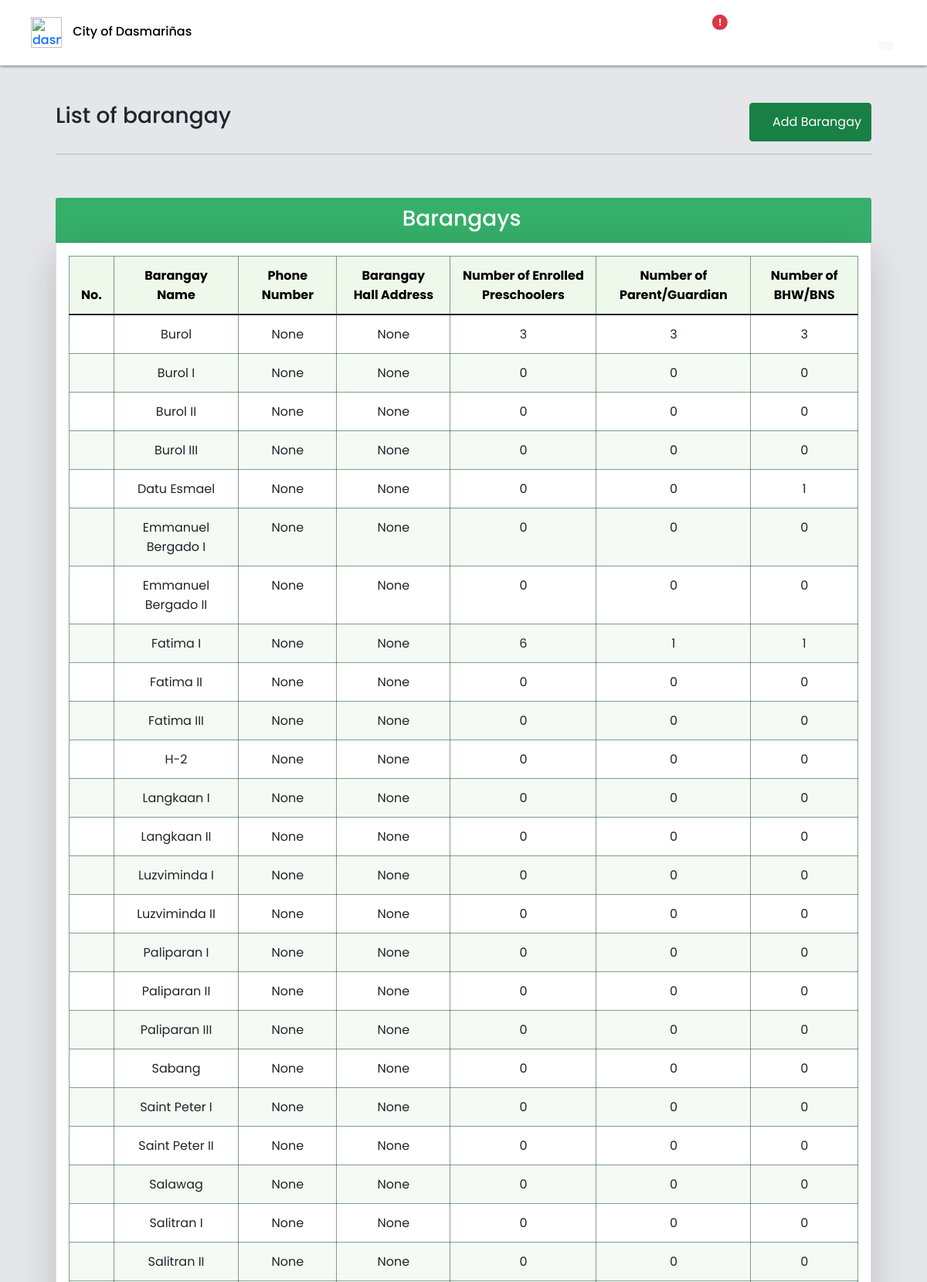
/abarangay (signed in, upper part), run on the app's committed database.
### profilingApp/models.py (models this page shows, shortened)
class Barangay(Model):
    brgy_name = models.CharField(max_length=500)
    brgy_phone = models.CharField(max_length=100, null=True, blank=True)
    brgy_address = models.CharField(max_length=500, null=True, blank=True)
    def enrolled_preschooler_count(self):
        parent = Parent.objects.filter(barangay=self.id)
        preschoolers_count = Preschooler.lt_60_objects.filter(parent__in=(parent)).count()
        return preschoolers_count
    def parent_count(self):
        parent_count = Parent.objects.filter(barangay=self.id).count()
        return parent_count
    def bhw_count(self):
        bhw_count = BarangayHealthWorker.objects.filter(bhw_barangay=self.id).count()
        return bhw_count

### profilingApp/views.py (the view, shortened to what this page needs)
# urls.py: path('abarangay', views.admin_barangay, name='admin_barangay'),
@login_required(login_url='login_registration')
def admin_barangay(request):
    if request.user.is_authenticated and request.user.user_type == 'Admin':
        invalidated_status = BarangayHealthWorker.objects.filter(
            is_validated=False).count()
        barangays = Barangay.objects.all()
        allbarangays = Barangay.objects.all().count()
        allBHW = BarangayHealthWorker.objects.all().count()
        allParent = Parent.objects.all().count()
        allPreschoolers = Preschooler.lt_60_objects.all().count()
        current_date =  datetime.now()
        form = AddBarangay()
        context = {'barangays' : barangays,
                    'allbarangays': allbarangays,
                    'allBHW': allBHW,
                    'allParent': allParent,
                    'allPreschoolers': allPreschoolers,
                    'current_date': current_date,
                   'invalidated_count' : invalidated_status,
                   'form' : form}
        return render(request, 'activities/Admin - barangay.html', context)

### profilingApp/models.py (called while the page is built)
    def get_queryset(self):
        greater_than_60_mon = datetime.today() - relativedelta(months=60)
        return super().get_queryset().filter(birthday__gt=greater_than_60_mon)

### profilingApp/templates/activities/Admin - barangay.html (shortened to what this page needs)
{% load static %}
{% block dashboard %}
<html lang="en">
<head>
    <link rel="stylesheet" href="{% static '/CSS/styles.css' %}">
    <link rel="stylesheet" href="{% static '/CSS/font-awesome/css/all.min.css' %}">
    <link rel="stylesheet" href="{% static '/CSS/css/bootstrap.min.css' %}">
    <link rel="stylesheet" href="{% static '/CSS/DataTables/datatables.min.css' %}">
    <link rel="stylesheet" href="{% static '/CSS/DataTables/Buttons-1.7.1/css/buttons.bootstrap5.css' %}">
</head>
<body>
<header>
    <div class="site-header">
    <nav class="navbar fixed-top index__navbar scrolled border-bottom"
    style=" padding-left:3%; padding-right:3%;">
        <div class="flex-fill p-1 py-1">
            <div id="mobileNav" class="d-flex align-items-center justify-content-between">
                <div>
                    <a href="#" class="name" style="text-decoration: none;">
                        <img id="adminIcon" class="navbar-icon" src="{% static '/Media/avatar.png' %}" alt="dasma-logo">
                        <span id="adminHidetitle" class="brand__name" style="color:rgb(0, 0, 0); margin-left:10px;">City of Dasmariñas</span>
                    </a>
                </div>
                <div class="menu" id="navLinks">
                    <ul id="nav" class="nav text-small">
                        <li>
                            <a href="{% url 'admin_home' %}" class="nav-link" data-toggle="tooltip" data-bs-placement="bottom" data-bs-offset="0,7"
                            title="Admin Home">
                            <i id="navIcon" class="fa fa-fw fa-home" style="font-size: 24px;"></i>
                            </a>
                        </li>
                        <li>
                            <a href="{% url 'admin_home2' %}" class="nav-link" data-toggle="tooltip" data-bs-placement="bottom" data-bs-offset="0,7"
                            title="Preschooler Status">
                            <i id="navIcon" class="fa fa-3x fa-fw fa-id-card " style="font-size: 24px;"></i>
                            </a>
                        </li>
                        <li>
                            <a href="{% url 'admin_barangay' %}" class="nav-link" style="color:rgb(27, 177, 92) !important;" data-toggle="tooltip" data-bs-placement="bottom" data-bs-offset="0,7"
                            title="List of Barangay">
                            <i id="navIcon" class="fa fa-3x fa-fw fas fa-landmark " style="font-size: 24px;"></i>
                            </a>
                        </li>
                        <li>
                            {% if invalidated_count > 0 %}
                            <a href="{% url 'bhw_validation' %}" class="nav-link"  data-toggle="tooltip" data-bs-placement="bottom" data-bs-offset="0,7"
                                title="BHW Validation" >
                                <i id="navIcon" class="fa fa-fw fa-user-md" style="font-size: 24px;"></i>
                                <span class="position-absolute top-25 start-75 translate-middle badge rounded-pill bg-danger">
                                    !
                                </span></a>
                            {% endif %}
                        </li>
                        <li>
                            <a href="{% url 'admin_userAccounts' %}" class="nav-link" data-toggle="tooltip" data-bs-placement="bottom" data-bs-offset="0,7"
                            title="User Accounts">
                            <i id="navIcon" class="fa fa-3x fa-fw fas fa-users " style="font-size: 24px;"></i>
                            </a>
                        </li>
                        <li>
                            <a href="{% url 'admin_historyLogs' %}" class="nav-link" data-toggle="tooltip" data-bs-placement="bottom" data-bs-offset="0,7"
                            title="History Logs">
                            <i id="navIcon" class="fa fa-3x fa-fw fas fa-clipboard-list " style="font-size: 24px;"></i>
                            </a>
                        </li>
                        <li>
                            <a id="navIcon" class="btn nav-link position-relative" id="dropdownUser1" data-bs-toggle="dropdown" data-toggle="tooltip" data-bs-placement="bottom" data-bs-offset="0,7"
                            title="User Settings" aria-expanded="false">
                                <i class="fa fa-fw fa-user-cog bi" style="font-size: 24px;"></i>
                                <span class="position-absolute top-100 start-75 translate-middle badge rounded-pill text-dark" style="border-radius: 50%;">
                                    <i class="fa fa-lg fa-fw fa-caret-down bg-light" style="border-radius: 25%; margin-bottom: 15px;"></i>
                                </span></a>
                        </li>
                    </ul>
                </div>
            </div>
        </div>
    </nav>
    </div>
</header>
<div id="grid" class="container-fluid" style="padding:3%; margin: top 65px;">
    <div class="container-grid">
        <div class="">
            <div class="row d-flex justify-content-between">
                <div class="col align-items-center d-flex justify-content-md-start justify-content-center mb-2">
                    <h3 style="text-align:left;">List of barangay</h3>
                </div>
                <div class="col-sm-6 d-flex align-items-center justify-content-md-end justify-content-center">
                    <button style="margin-bottom: 0px; background-color: #188045;border-color:#188045; height: 50px;" type="button" class="btn hoverableButton btn-primary" data-bs-toggle="modal" data-bs-target="#addBrgy">
                        <span class="fas fa-landmark"></span>  Add Barangay</button>
                </div>
            </div>
        <hr>
        <br>
        </div>
    </div>
     <div class="text-black pt-3">
        <div class="row">
            <div class="col">
                <div class="card-header">
                    <h3>Barangays</h3>
                </div>
                <div class="card shadow-lg p-3 bg-white rounded" >
                    <div class="table-responsive" >
                        <table class="table table-hover table-cell-border" id="table_barangay" >
                            <thead>
                                <tr>
                                    <th scope="col" class="text-center">No.</th>
                                    <th scope="col" class="text-center">Barangay Name</th>
                                    <th scope="col" class="text-center">Phone Number</th>
                                    <th scope="col" class="text-center">Barangay Hall Address</th>
                                    <th scope="col" class="text-center">Number of Enrolled Preschoolers</th>
                                    <th scope="col" class="text-center">Number of Parent/Guardian</th>
                                    <th scope="col" class="text-center">Number of BHW/BNS</th>
                                </tr>
                            </thead>
                            <tbody>
                                {% for barangay in barangays %}
                                <tr>
                                    <td class="text-center"></td>
                                    <td class="text-center">{{ barangay.brgy_name }}</td>
                                    <td class="text-center">{{ barangay.brgy_phone }}</td>
                                    <td class="text-center">{{ barangay.brgy_address }}</td>
                                    <td class="text-center">{{ barangay.enrolled_preschooler_count }}</td>
                                    <td class="text-center">{{ barangay.parent_count }}</td>
                                    <td class="text-center">{{ barangay.bhw_count }}</td>
                                </tr>
                                {% endfor %}
                            </tbody>
                        </table>
                    </div>
                </div>
            </div>
        </div>
    </div>
</div>
{% endblock %}

### profilingApp/static/CSS/styles.css (style rules this page uses)
.fixed-top { position: sticky; top: 0; right: 0; left: 0; z-index: 1030; max-height: 85px; min-height: 85px; background-color: white; border-bottom: 3px; filter: drop-shadow(0px 0.8px 2px rgba(0, 0, 0, 0.75)); }
.navbar-icon { width: 40px; max-width: 40px; }
img { vertical-align: middle; border-style: none; }
* { margin: 0; padding: 0; box-sizing: border-box; font-family: 'Poppins', sans-serif; }
li, a, button { font-family: 'Poppins', sans-serif; font-weight: 500; font-size: 16px; color:#188045; text-decoration: none; }
li { list-style: none; display: list-item; text-align: -webkit-match-parent; }
a { text-decoration: none; }
table { border: 1px ridge !important; border-color:#003d1b7d !important; }
thead { border-color: rgba(23, 128, 69, 0.514)!important; background-color: #eef9eb; text-align: left !important; color:#000000; }
th { border-bottom: 1px solid !important; border-right: 1px solid !important; padding: 12px 15px !important; border-color: #003d1b7d!important; }
td { border-bottom: 1px solid !important; border-right: 1px solid !important; padding: 12px 15px !important; border-color: #003d1b7d!important; }
tbody tr:nth-of-type(even) { background-color: #f5faf4; }
#navLinks li a { color:rgba(0, 19, 0, 0.87); padding: 13 13 13 13; margin-left: 15px; position: relative; }
#grid,#footer,#header { transition: 0.5s ease-in-out; }
#grid { background-color: #e4e6ea; position: relative; padding: 4% 6% 8% 6% !important; width: 100%; margin-top: 85px; min-height: 800px; }
.card-header { font-size: 13px; font-family: 'Poppins', sans-serif;; background-color:#35af6a !important; color:white; padding: 10px 15px 5px 10px !important; text-align: center; }
html { width: 100%; height: 100%; }
body { color: rgba(0, 0, 0, 0.6); font-family: 'Poppins', sans-serif; font-size: 14px; line-height: 1.6em; -webkit-font-smoothing: antialiased; -moz-osx-font-smoothing: grayscale; }
::placeholder { color:rgba(255, 255, 255, 0.253); }
@media (min-width: 570px) { ::placeholder { color:rgba(255, 255, 255, 0.253); } }
.row { display: -webkit-box; display: -ms-flexbox; display: flex; -ms-flex-wrap: wrap; flex-wrap: wrap; margin-right: 15px; margin-left: 15px; }
.col-6, .col-7, .col-12, .col, .col-sm-3, .col-sm-6, .col-md-3, .col-md-4, .col-md-5, .col-md-6, .col-md-8, .col-md-9, .col-md-10, .col-md-12, .col-lg-3, .col-lg-4, .col-lg-5, .col-lg-6, .col-lg-7, .col-lg-8, .col-lg-10, .col-lg-12, .col-xl-2 { position: relative; width: 100%; padding-right: 15px; padding-left: 15px; }
.text-center { text-align: center !important; }
html { font-family: sans-serif; line-height: 1.15; -webkit-text-size-adjust: 100%; -webkit-tap-highlight-color: rgba(0, 0, 0, 0); }

### data on the page
Barangay: brgy_name "Burol", brgy_phone "None", brgy_address "None", enrolled_preschooler_count "3", parent_count "3", bhw_count "3"
Barangay: brgy_name "Burol I", brgy_phone "None", brgy_address "None", enrolled_preschooler_count "0", parent_count "0", bhw_count "0"
Barangay: brgy_name "Burol II", brgy_phone "None", brgy_address "None", enrolled_preschooler_count "0", parent_count "0", bhw_count "0"
Barangay: brgy_name "Burol III", brgy_phone "None", brgy_address "None", enrolled_preschooler_count "0", parent_count "0", bhw_count "0"
Barangay: brgy_name "Datu Esmael", brgy_phone "None", brgy_address "None", enrolled_preschooler_count "0", parent_count "0", bhw_count "1"
Barangay: brgy_name "Emmanuel Bergado I", brgy_phone "None", brgy_address "None", enrolled_preschooler_count "0", parent_count "0", bhw_count "0"
Barangay: brgy_name "Emmanuel Bergado II", brgy_phone "None", brgy_address "None", enrolled_preschooler_count "0", parent_count "0", bhw_count "0"
Barangay: brgy_name "Fatima I", brgy_phone "None", brgy_address "None", enrolled_preschooler_count "6", parent_count "1", bhw_count "1"
Barangay: brgy_name "Fatima II", brgy_phone "None", brgy_address "None", enrolled_preschooler_count "0", parent_count "0", bhw_count "0"
Barangay: brgy_name "Fatima III", brgy_phone "None", brgy_address "None", enrolled_preschooler_count "0", parent_count "0", bhw_count "0"
Barangay: brgy_name "H-2", brgy_phone "None", brgy_address "None", enrolled_preschooler_count "0", parent_count "0", bhw_count "0"
Barangay: brgy_name "Langkaan I", brgy_phone "None", brgy_address "None", enrolled_preschooler_count "0", parent_count "0", bhw_count "0"
Barangay: brgy_name "Langkaan II", brgy_phone "None", brgy_address "None", enrolled_preschooler_count "0", parent_count "0", bhw_count "0"
Barangay: brgy_name "Luzviminda I", brgy_phone "None", brgy_address "None", enrolled_preschooler_count "0", parent_count "0", bhw_count "0"
Barangay: brgy_name "Luzviminda II", brgy_phone "None", brgy_address "None", enrolled_preschooler_count "0", parent_count "0", bhw_count "0"
Barangay: brgy_name "Paliparan I", brgy_phone "None", brgy_address "None", enrolled_preschooler_count "0", parent_count "0", bhw_count "0"
Barangay: brgy_name "Paliparan II", brgy_phone "None", brgy_address "None", enrolled_preschooler_count "0", parent_count "0", bhw_count "0"
Barangay: brgy_name "Paliparan III", brgy_phone "None", brgy_address "None", enrolled_preschooler_count "0", parent_count "0", bhw_count "0"
Barangay: brgy_name "Sabang", brgy_phone "None", brgy_address "None", enrolled_preschooler_count "0", parent_count "0", bhw_count "0"
Barangay: brgy_name "Saint Peter I", brgy_phone "None", brgy_address "None", enrolled_preschooler_count "0", parent_count "0", bhw_count "0"
Barangay: brgy_name "Saint Peter II", brgy_phone "None", brgy_address "None", enrolled_preschooler_count "0", parent_count "0", bhw_count "0"
Barangay: brgy_name "Salawag", brgy_phone "None", brgy_address "None", enrolled_preschooler_count "0", parent_count "0", bhw_count "0"
Barangay: brgy_name "Salitran I", brgy_phone "None", brgy_address "None", enrolled_preschooler_count "0", parent_count "0", bhw_count "0"
Barangay: brgy_name "Salitran II", brgy_phone "None", brgy_address "None", enrolled_preschooler_count "0", parent_count "0", bhw_count "0"
